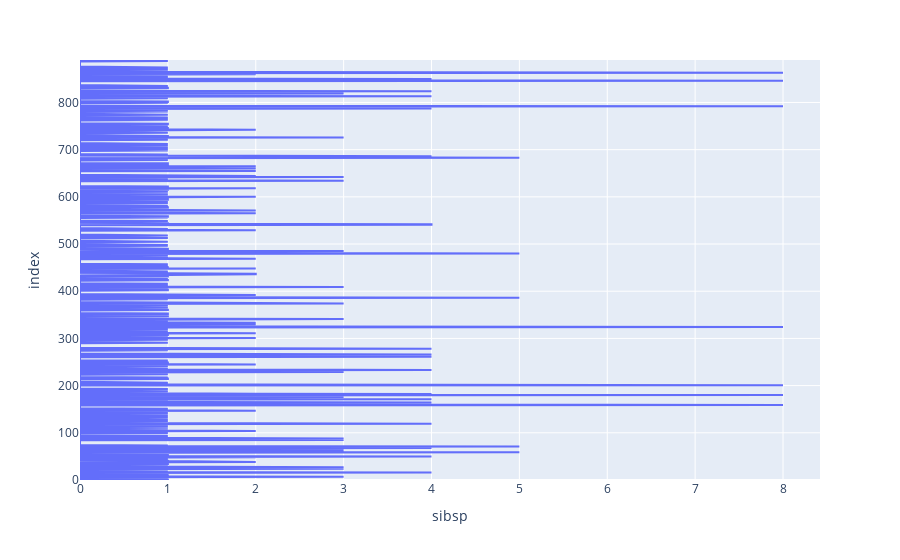

Write notebook code for a chart like this one.
### Code cell
fig_2=px.area(df,x='sibsp')
fig_2.show()

### Figure 1 — Plotly figure (JSON) as saved in the notebook; plotly's stock layout.template omitted (floating-point values rounded to 4 significant figures; data arrays with more than 128 entries replaced by an {"elided": "..."} marker saying what was removed)
{"data": [{"fillpattern": {"shape": ""}, "hovertemplate": "sibsp=%{x}<br>index=%{y}<extra></extra>", "legendgroup": "", "line": {"color": "#636efa"}, "marker": {"symbol": "circle"}, "mode": "lines", "name": "", "orientation": "h", "showlegend": false, "stackgroup": "1", "type": "scatter", "x": {"elided": "891 int values"}, "xaxis": "x", "y": {"elided": "891 int values"}, "yaxis": "y"}], "layout": {"legend": {"tracegroupgap": 0}, "margin": {"t": 60}, "xaxis": {"anchor": "y", "domain": [0, 1], "title": {"text": "sibsp"}}, "yaxis": {"anchor": "x", "domain": [0, 1], "title": {"text": "index"}}}}
